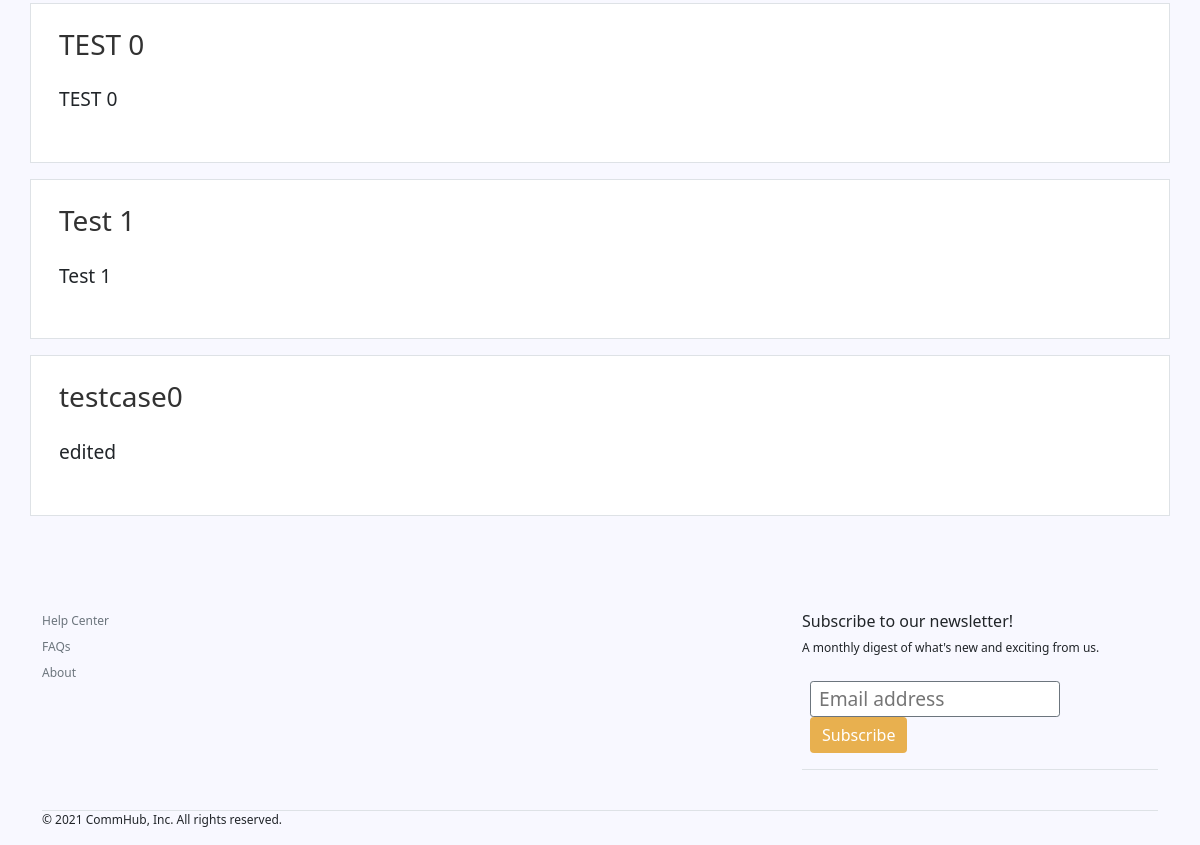
/index.php/whatsauce/skeyword (lower part), run on an earlier commit of the app's database.
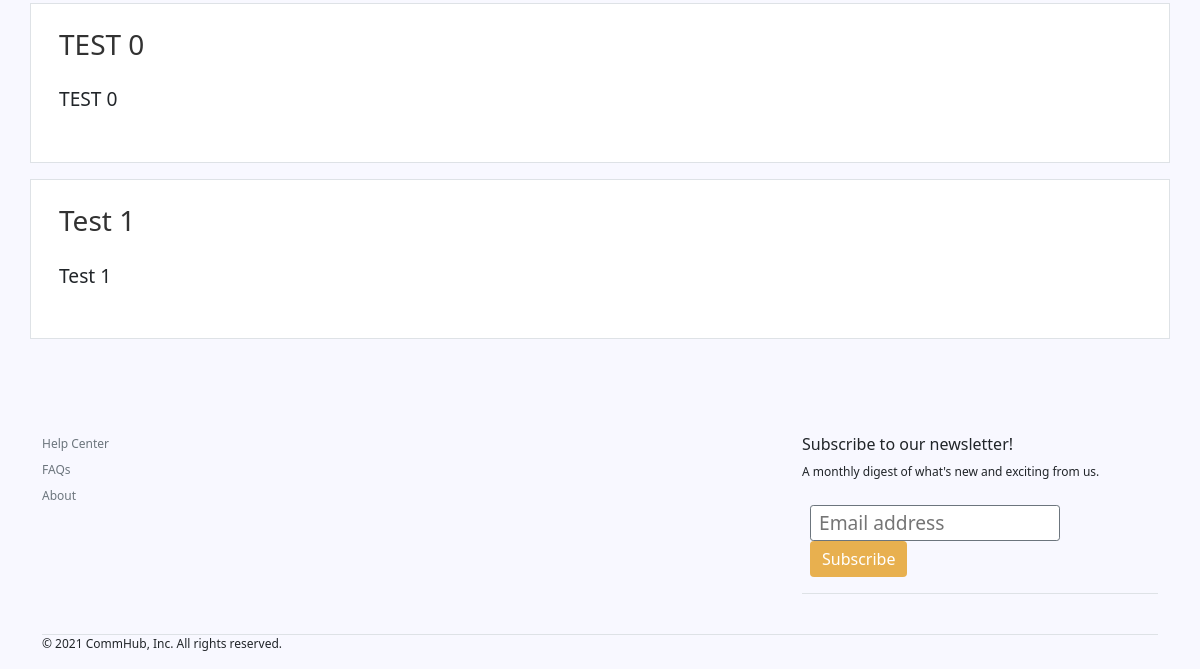
And on a later commit of the database.
### tables this page shows
CREATE TABLE `posts` (
  `id` int(255) NOT NULL,
  `title` varchar(255) NOT NULL,
  `content` text NOT NULL,
  `date` datetime NOT NULL DEFAULT current_timestamp(),
  `by` int(255) NOT NULL,
  `slug` varchar(255) NOT NULL,
  `post_image` varchar(255) NOT NULL,
  `upvote` int(255) NOT NULL,
  `downvote` int(255) NOT NULL,
  `thread_id` int(5) NOT NULL,
  `whatsauce_id` int(255) NOT NULL,
  `reply_count` int(255) NOT NULL,
  `react_ids` longtext NOT NULL DEFAULT '{"react_ids":[]}',
  `react2_ids` longtext NOT NULL DEFAULT '{"react2_ids":[]}' CHECK (json_valid(`react2_ids`))
);

### application/libraries/Sitelayout.php (called while the page is built, shortened)
<?php
class Sitelayout {
    private $CI;
    public function __construct() {
        $this->CI =& get_instance();
    }
    public function loadWhatSauceTemplate($content = null, $data = null) {
        $layout = array();
        $layout['navbar3'] = $this->CI->load->view('templates/navbar3', null, true);
        $layout['footer'] = $this->CI->load->view('templates/footer', null, true);
        $layout['content'] = $this->CI->load->view($content, $data, true);
        $this->CI->load->view('templates/content1', $layout);
    }
}

### application/controllers/Whatsauce.php (called while the page is built, shortened)
<?php
class Whatsauce extends CI_Controller{
    public function skeyword(){
        $key = $this->input->post('title');
        $data['title'] = 'Searched: '.$key;
        $data['posts'] = $this->post_model->get_search($key);
        $data['users'] = $this->user_model->get_users();
        $data['threads'] = $this->threads_model->get_threads();
        $data['latest'] = $this->post_model->get_posts_by_thread(1);
        $this->sitelayout->loadWhatSauceTemplate('whatsauce/index',$data);
    }
}

### index.php (called while the page is built, shortened)
<?php
require_once BASEPATH.'core/CodeIgniter.php';

### application/models/Post_model.php (called while the page is built, shortened)
<?php
class Post_model extends CI_Model{
	public function get_index_data($posts){
		foreach($posts as $key => $post){
			$id = $post['by'];
			$query = $this->db->query("SELECT * FROM user WHERE id = '$id'");
			$posts[$key]['name'] = $query->row()->{'name'};
		}
		foreach($posts as $key => $post){
			$id = $post['thread_id'];
			$query = $this->db->query("SELECT * FROM threads WHERE id = '$id'");
			$posts[$key]['at'] = $query->row()->{'name'};
		}
		return $posts;
	}
	public function get_posts_by_thread($thread_id){
		$this->db->select('posts.*,threads.name');
		$this->db->order_by('posts.id', 'DESC');
		$this->db->join('threads', 'threads.id = posts.thread_id');
		$query = $this->db->get_where('posts', array('thread_id' => $thread_id));
		return $this->get_index_data($query->result_array());
	}
	public function get_search($key){
		$this->db->like('title',$key);
		$query = $this->db->get('posts');
		return $this->get_index_data($query->result_array());
	}
}

### application/views/whatsauce/index.php (the view, shortened to what this page needs)
<!DOCTYPE html>
<html lang="en">
<head>
    <link href="https://cdn.jsdelivr.net/npm/bootstrap@5.1.3/dist/css/bootstrap.min.css" rel="stylesheet">
</head>
<body>
    <div class="container">
      <div class="row">
        <?php foreach($posts as $post) : ?>
          <div class="container pt-3 border bg-white border-none mt-3">
            <dl class="row ps-3">
            <div class="d-flex ">
              <div class=" row">
                <a id="title" href="<?php echo site_url('/posts/'. $post['id']); ?>" class="link-secondary">
                <h3 class="display pt-2" ><?php echo $post['title']; ?></h3></a>
              </div>
            </div>
            <p class="lead d-inline-block text-truncate" id="description" style="max-width: 700px;"><?php echo $post['content']; ?></p>
          </div>
        <?php endforeach ; ?>
	    </div>
	  </div>
</body>
</html>

### application/views/templates/navbar3.php (shortened to what this page needs)
<!DOCTYPE html>
<html>
<head>
    <link href="https://cdn.jsdelivr.net/npm/bootstrap@5.1.3/dist/css/bootstrap.min.css" rel="stylesheet">
</head>
<body>
</body>
</html>

### application/views/templates/footer.php (shortened to what this page needs)
<!DOCTYPE html>
<html>
<head>
    <link href="https://cdn.jsdelivr.net/npm/bootstrap@5.1.3/dist/css/bootstrap.min.css" rel="stylesheet">
</head>
<body>
    <div class="container">
        <footer class="pt-5 mt-5">
            <div class="row">
                <div class="col-6">
                    <ul class="nav flex-column">
                        <li class="nav-item mb-2"><a href="<?php echo base_url('pages/help');?>"class="nav-link p-0 text-muted">Help Center</a></li>
                        <li class="nav-item mb-2"><a href="<?php echo base_url('pages/faqs');?>" class="nav-link p-0 text-muted">FAQs</a></li>
                        <li class="nav-item mb-2"><a href="<?php echo base_url('pages/about');?>" class="nav-link p-0 text-muted">About</a></li>
                    </ul>
                </div>
                <div class="col-4 offset-2">
                    <form id="newsletter" name="newsletter" method="post" action="<?php echo base_url();?>newsletter/index" onsubmit ='return validate()'>
                        <table class="table">
                            <h6>Subscribe to our newsletter!</h6>
                            <p>A monthly digest of what's new and exciting from us.</p>
                            <tr>
                                <td>
                                    <input type="email" name="email" id="email" style="width:250px;height:36px;" placeholder="Email address" class="ps-2 display border border-secondary border-1 rounded rounded-1"></input>
                                    <button type="submit" value="Submit" class="btn mb-2 text-white">Subscribe</button>
                                </td>
                            </tr>
                        </table>
                    </form>
                </div>
            </div>
            <div class="d-flex justify-content-between mt-4 border-top">
                <p>&copy; 2021 CommHub, Inc. All rights reserved.</p>
            </div>
        </footer>
    </div>
</body>
</html>

### application/views/templates/content1.php
<?php
    echo $navbar3;
    echo $content;
    echo $footer;
?>

What changed in the data, as far as the page shows it:
removed posts: title "testcase0", content "edited"
